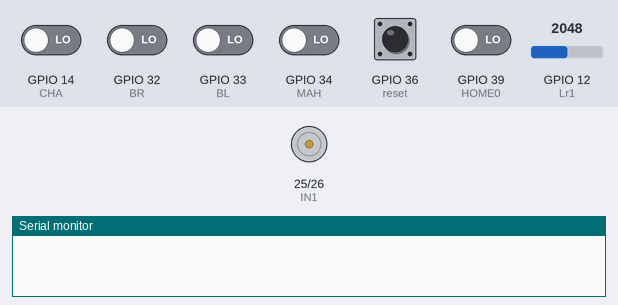
The sketch below on a simulated ESP32. Parts: motor-driver pin pairs drawn as motors (green arrow = first pin HIGH = forward, orange = second pin HIGH = backward, longer = more drive, scaled by the enable pin), the last lines printed to the serial monitor. The test bench sets the inputs (shaded band); at power-on: GPIO 14 (CHA), GPIO 32 (BR), GPIO 33 (BL), GPIO 34 (MAH), GPIO 36 (reset), GPIO 39 (HOME0) LOW, GPIO 12 (Lr1) = 2048.

Above: at 1.2 s.
1.3 s: GPIO 34 (MAH) driven HIGH
At 2.7 s:
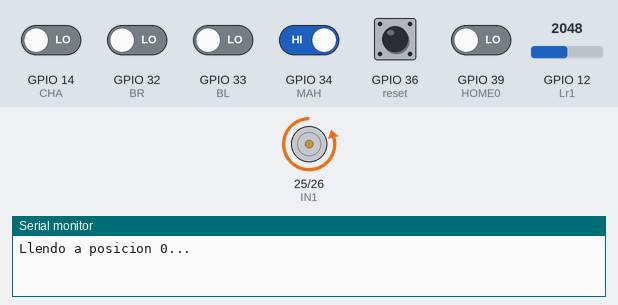
6.0 s: GPIO 32 (BR) driven HIGH
At 7.4 s:
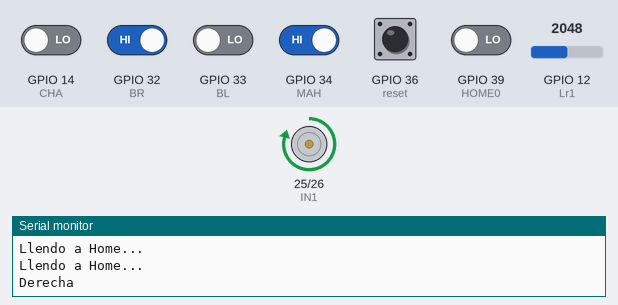
9.0 s: GPIO 33 (BL) driven HIGH
At 9.7 s:
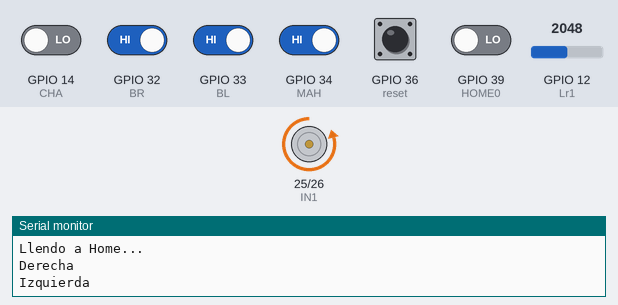
13.8 s: GPIO 33 (BL) driven LOW
At 15.6 s:
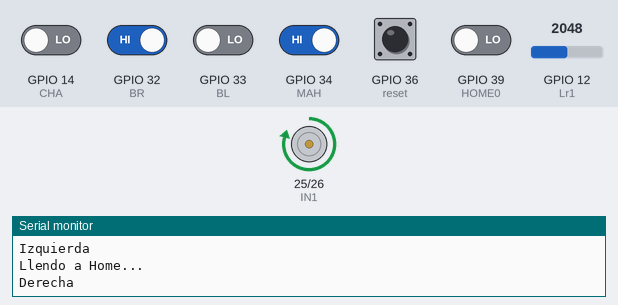
16.5 s: GPIO 32 (BR) driven LOW
At 16.8 s:
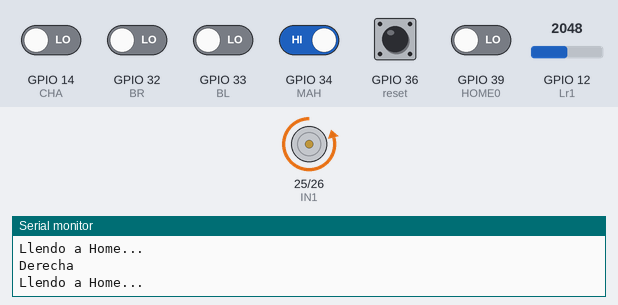
Timing chart, 0 to 19.0 s (numbered marks = the images above; inputs shaded):
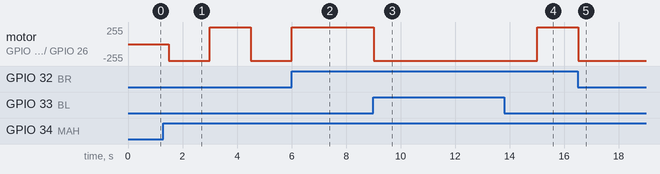

Measured:
- after the input at 1.3 s, motor on GPIO 25 (IN1) / GPIO 26 (IN2): stopped → backward 250/255 after 0.20 s, → forward 250/255 1.5 s later, → backward 250/255 1.5 s later
- after the input at 6.0 s, motor on GPIO 25 (IN1) / GPIO 26 (IN2): backward 250/255 → forward 250/255 at once
- after the input at 9.0 s, motor on GPIO 25 (IN1) / GPIO 26 (IN2): forward 250/255 → backward 250/255 at once
- after the input at 13.8 s, motor on GPIO 25 (IN1) / GPIO 26 (IN2): backward 250/255 → forward 250/255 after 1.2 s
- after the input at 16.5 s, motor on GPIO 25 (IN1) / GPIO 26 (IN2): forward 250/255 → backward 250/255 at once

The sketch:

brazo.ino
```cpp
// Definición de los pines
#define BR 32       // Botón derecho
#define BL 33       // Botón izquierdo
#define IN1 25      // Estado del motor 1
#define IN2 26      // Estado del motor 2
#define ENA 27      // PWM del motor
#define CHA 14      // Encoder A
#define Lr1 12      // Home
#define MAH 34      // Mandar a Home
#define HOME0 39    // Home 0
#define reset 36    // Reset
#define CHB 13      // Encoder B

// Variables para el sentido de giro
int contador0 = 0, contador1 = 1, contador = 0, contador2 = 0, contador3 = 1, contadorH, cont = 0;

// Declaración de funciones de interrupción
void Interrupt();
void Interrup();

// Variables para el control del motor
int spmr = 0;  // Velocidad del motor
float stL = 0; // Estados de los botones izquierdo y derecho
float stR = 0; // Estados de los botones izquierdo y derecho

// Variables para la lectura de Home
long lectura; // Lectura del sensor de Home
float Tension_de_trabajo = 5.0; // Tensión de trabajo del sensor
float Voltaje_R2; // Voltaje leído en el sensor

// Variables para la función Mandar a Home
bool MaH, RST, HOME; // Estados de los botones Mandar a Home, Reset y Home

// Resto del código
void setup() {
  // Inicializar la comunicación serial a 115200 baudios
  Serial.begin(115200);

  // Configurar los pines de entrada
  pinMode(BR, INPUT);    // Sentido de giro
  pinMode(BL, INPUT);    // Sentido de giro
  pinMode(CHA, INPUT);   // Entrada CHA
  pinMode(Lr1, INPUT);   // Home
  pinMode(MAH, INPUT);   // Mandar a Home
  pinMode(HOME0, INPUT); // Entrada HOME0
  pinMode(reset, INPUT); // Resetear contadores
  pinMode(CHB, INPUT);   // Entrada CHB

  // Configurar los pines de salida
  pinMode(IN1, OUTPUT);  // Estados
  pinMode(IN2, OUTPUT);  // Estados
  pinMode(ENA, OUTPUT);  // PWM

  // Apagar el motor
  digitalWrite(IN1, LOW);
  digitalWrite(IN2, LOW);

  // Declarar variables volátiles para los contadores
  volatile int contador, contador1, contador0, contador2, contador3, contadorH, cont;
}

void loop() {
  // Lectura de Home
  lectura = 0;
  for(int i = 0; i < 5; i++){
    lectura += analogRead(Lr1);
  }
  lectura = trunc(lectura / 5);
  Voltaje_R2 = ((Tension_de_trabajo / 1023.0) * lectura) / 6.02710843373;

  // Lectura de los estados de los botones
  stR = digitalRead(BR);
  MaH = digitalRead(MAH);
  stL = digitalRead(BL);
  RST = digitalRead(reset);
  HOME = digitalRead(HOME0);

  // Inicialización de los pines del motor
  spmr = 0;
  digitalWrite(IN1, LOW);
  digitalWrite(IN2, LOW);

  // Si se presiona el botón de reset
  if(RST == 1){
    contador = 0;
    contador2 = 0;
    contador1 = 1;
    contador3 = 1;
    Serial.println("RESET");
    contador0 = 0;
  }

  // Si se presiona el botón de Mandar a Home
  if(MaH == 1){
    // Proceso de ir a la posición 0
    if(contador0 == 0){
      if(contador != contador1){
        attachInterrupt(CHA, Interrupt ,RISING);
        contador1 = contador;
        spmr = 250;
        digitalWrite(IN1, LOW);
        digitalWrite(IN2, HIGH);
        Interrupt;
        Serial.println("Llendo a posicion 0...");
        contador2 = 0;
        contador3 = 1;
        contador0 = 0;
      } else {
        contador0 = 1;
        contador = 0;
        contador1 = 1;
      }
    }

    // Proceso de medir pasos
    if(contador0 == 1 ){
      if(contador1 != contador){
        attachInterrupt(CHA, Interrupt ,RISING);
        contador1 = contador;
        spmr = 250;
        digitalWrite(IN1, HIGH);
        digitalWrite(IN2, LOW);
        Interrupt;
        Serial.println("Midiendo pasos...");
      } else {
        contador0 = 3;
        contadorH = 15000;
      }
    }

    // Proceso de ir a Home
    if(contador0 == 3){
      if(contador > -40000){
        attachInterrupt(CHA, Interrup ,RISING);
        spmr = 250;
        digitalWrite(IN1, LOW);
        digitalWrite(IN2, HIGH);
        Interrup;
        Serial.println("Llendo a Home...");
      } else {
        contador0 = 4;
        Serial.println("HOME");
      }
    }
  }

  // Si se presiona el botón de Home
  if(HOME == 1){
    // Proceso de ir a la posición 0
    if(cont == 0){
      if(contador != contador1){
        attachInterrupt(CHA, Interrupt ,RISING);
        contador1 = contador;
        spmr = 250;
        digitalWrite(IN1, HIGH);
        digitalWrite(IN2, LOW);
        Interrupt;
        Serial.println("Llendo a posicion 0...");
        contador0 = 0;
      } else {
        cont = 1;
        contador = 0;
        contador1 = 1;
      }
    }

    // Proceso de ir a Home
    if(cont == 1){
      if(Voltaje_R2 > 1.00){
        attachInterrupt(CHA, Interrup ,RISING);
        spmr = 250;
        digitalWrite(IN1, LOW);
        digitalWrite(IN2, HIGH);
        Interrup;
        Serial.println("Llendo a Home...");
      } else {
        Serial.println("HOME");
        cont = 2;
      }
    }
  }

  // Si se presiona el botón de Derecha
  if(stR == 1){
    attachInterrupt(CHA, Interrupt ,RISING);
    spmr = 250;
    digitalWrite(IN1, HIGH);
    digitalWrite(IN2, LOW);
    Interrupt;
    Serial.println("Derecha");
  }

  // Si se presiona el botón de Izquierda
  if(stL == 1){
    attachInterrupt(CHA, Interrup ,RISING);
    spmr = 250;
    digitalWrite(IN1, LOW);
    digitalWrite(IN2, HIGH);
    Interrup;
    Serial.println("Izquierda");
  }

  // Control de la velocidad del motor
  analogWrite(ENA, spmr);

  delay(1500);
}


// Esta función se llama cuando ocurre la interrupción asociada a 'Interrupt'.
// Incrementa el valor de 'contador'.
void Interrupt() {
  contador++;
}

// Esta función se llama cuando ocurre la interrupción asociada a 'Interrup'.
// Decrementa el valor de 'contador'.
void Interrup() {
  contador--;
}

// Esta función se llama cuando ocurre la interrupción asociada a 'Interrupt2'.
// Incrementa el valor de 'contador2'.
void Interrupt2() {
  contador2++;
}

// Esta función se llama cuando ocurre la interrupción asociada a 'Interrupt3'.
// Decrementa el valor de 'contador2'.
void Interrupt3() {
  contador2--;
}
```
